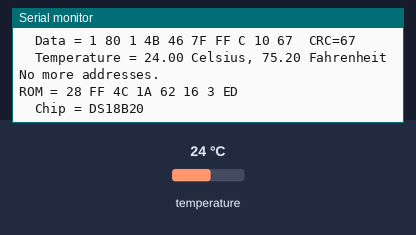
Recording of a sketch running on a simulated Arduino Uno, built with avr-gcc and run on an emulated ATmega328P. On the bench: the last lines printed to the serial monitor. The test bench sets the inputs (shaded band); at power-on: temperature 24 °C.

Above: at 3.1 s.
3.2 s: temperature set to 12 °C
At 3.8 s:
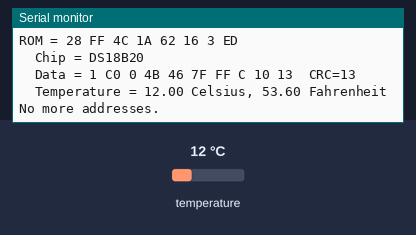
6.3 s: temperature set to 28 °C
At 7.67 s:
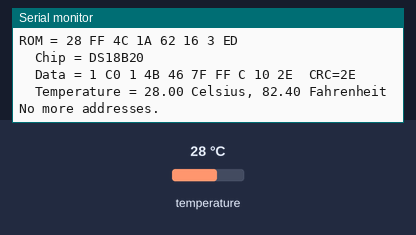
10.2 s: temperature set to 33 °C
At 11.53 s:
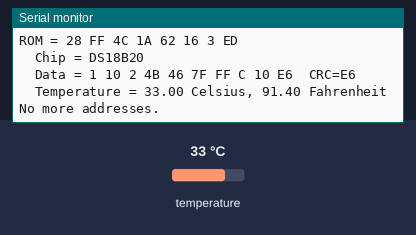
14.1 s: temperature set to 7 °C
At 15.4 s:
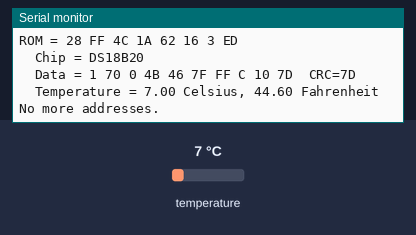
17.9 s: temperature set to 10 °C
At 19.26 s:
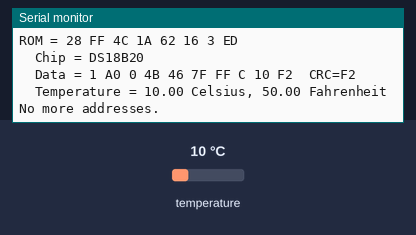
21.8 s: temperature set to 8 °C
At 23.13 s:
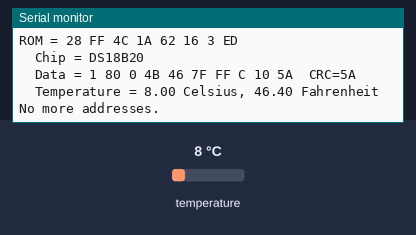
Timing chart, 0 to 24.8 s (numbered marks = the images above; inputs shaded):
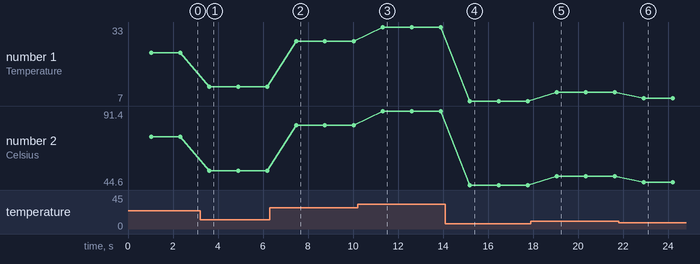

Measured:
- after the input at 3.2 s, the serial monitor: prints a new line after 0.39 s (image 1)
- after the input at 6.3 s, the serial monitor: prints a new line after 1.2 s (image 2)
- after the input at 10.2 s, the serial monitor: prints a new line after 1.1 s (image 3)
- after the input at 14.1 s, the serial monitor: prints a new line after 1.1 s (image 4)
- after the input at 17.9 s, the serial monitor: prints a new line after 1.2 s (image 5)
- after the input at 21.8 s, the serial monitor: prints a new line after 1.1 s (image 6)
- plotted number 1: 24 → 12 after the input at 3.2 s, 28 → 33 after the input at 10.2 s, 10 → 8 after the input at 21.8 s
- plotted number 2: 75.2 → 53.6 after the input at 3.2 s, 53.6 → 82.4 after the input at 6.3 s, 82.4 → 91.4 after the input at 10.2 s, 91.4 → 44.6 after the input at 14.1 s, 44.6 → 50 after the input at 17.9 s

The sketch:

DS18x20_Temperature.ino
```cpp
#include <OneWire.h>

// OneWire DS18S20, DS18B20, DS1822, MAX31888, MAX30207 Temperature Example
//
// http://www.pjrc.com/teensy/td_libs_OneWire.html
//
// The DallasTemperature library can do all this work for you!
// https://github.com/milesburton/Arduino-Temperature-Control-Library

#define OWPin 15

OneWire  ds(OWPin);  // on OWPin (a 4.7K resistor is necessary)

void setup(void) {
  Serial.begin(115200);
}

void loop(void) {
  byte i;
  byte present = 0;
  byte type_s;
  byte data[100]; // 3B command, 32x2B FIFO, 2B CRC + margin
  byte addr[8];
  float celsius, fahrenheit;
  int16_t raw;

  if ( !ds.search(addr)) {
    Serial.println("No more addresses.");
    Serial.println();
    ds.reset_search();
    delay(250);
    return;
  }

  Serial.print("ROM =");
  for( i = 0; i < 8; i++) {
    Serial.write(' ');
    Serial.print(addr[i], HEX);
  }

  if (OneWire::crc8(addr, 7) != addr[7]) {
      Serial.println("CRC is not valid!");
      return;
  }
  Serial.println();

  // the first ROM byte indicates which chip
  switch (addr[0]) {
    case 0x10:
      Serial.println("  Chip = DS18S20");  // or old DS1820
      type_s = 1;
      break;
    case 0x28:
      Serial.println("  Chip = DS18B20");
      type_s = 0;
      break;
    case 0x22:
      Serial.println("  Chip = DS1822");
      type_s = 0;
      break;
    case 0x54:
      Serial.println("  Chip = MAX31888 or MAX30207");
      type_s = 2;
      break;
    default:
      Serial.println("Device is not a DS18x20 or MAX3xxxx temperature sensor.");
      return;
  }
  ds.reset();
  ds.select(addr);
  ds.write(0x44, 1);        // start conversion, with parasite power on at the end
  switch(type_s)
  {
    case 0:
    case 1:
      delay(1000);     // maybe 750ms is enough, maybe not
      // we might do a ds.depower() here, but the reset will take care of it.

      present = ds.reset();
      ds.select(addr);
      ds.write(0xBE);         // Read Scratchpad

      Serial.print("  Data = ");
      Serial.print(present, HEX);
      Serial.print(" ");
      for ( i = 0; i < 9; i++) {           // we need 9 bytes
        data[i] = ds.read();
        Serial.print(data[i], HEX);
        Serial.print(" ");
      }
      Serial.print(" CRC=");
      Serial.print(OneWire::crc8(data, 8), HEX);
      Serial.println();
      // Convert the data to actual temperature
      // because the result is a 16 bit signed integer, it should
      // be stored to an "int16_t" type, which is always 16 bits
      // even when compiled on a 32 bit processor.
      raw = (data[1] << 8) | data[0];
      if (type_s) {
        raw = raw << 3; // 9 bit resolution default
        if (data[7] == 0x10) {
          // "count remain" gives full 12 bit resolution
          raw = (raw & 0xFFF0) + 12 - data[6];
        }
      } else {
        byte cfg = (data[4] & 0x60);
        // at lower res, the low bits are undefined, so let's zero them
        if (cfg == 0x00) raw = raw & ~7;  // 9 bit resolution, 93.75 ms
        else if (cfg == 0x20) raw = raw & ~3; // 10 bit res, 187.5 ms
        else if (cfg == 0x40) raw = raw & ~1; // 11 bit res, 375 ms
        //// default is 12 bit resolution, 750 ms conversion time
      }
      celsius = (float)raw / 16.0;
      break;
    case 2:
      data[0]=0x44;
      ds.read_bytes(&data[1], 2); // 2 bytes of CRC 16
      pinMode(OWPin, OUTPUT);    // pin to output (was input after reading)
      digitalWrite(OWPin, HIGH); // sets strong pullup on DQ line
      delay(20);  // in case of parasite supply, 17.5ms is maximum conversion time for MAX31888
      digitalWrite(OWPin, LOW); // sets DQ low
      pinMode(OWPin, INPUT);    // and input direction (jus after reading)
      Serial.print("  Command = ");
      for ( i = 0; i < 3; i++) {
        Serial.print(data[i], HEX);
        Serial.print(" ");
      }
      if(!ds.check_crc16(data,1,&data[1])) Serial.println("CRC Error");
      else {
        Serial.println("CRC OK");
        present = ds.reset();
        ds.select(addr);
        data[0]=0x33;         // Read Register
        data[1]=0x08;         // Starting Adddress -> FIFO Data Register
        data[2]=0x01;         // Length (Bytes -1) -> 2 Bytes
        ds.write_bytes(data, 3);
        ds.read_bytes(&data[3], 4); // we need 2 bytes of data and 2 bytes of CRC 16
        Serial.print("  Data = ");
        for ( i = 0; i < 7; i++) {
          Serial.print(data[i], HEX);
          Serial.print(" ");
        }
        if(!ds.check_crc16(data,5,&data[5])) Serial.println("CRC Error");
        else Serial.println("CRC OK");

      }
      raw = (data[3] << 8) | data[4];
      celsius = float(raw)*0.005;
      break;
    default:
      celsius = 0;
  }
  fahrenheit = celsius * 1.8 + 32.0;
  Serial.print("  Temperature = ");
  Serial.print(celsius);
  Serial.print(" Celsius, ");
  Serial.print(fahrenheit);
  Serial.println(" Fahrenheit");
}
```
